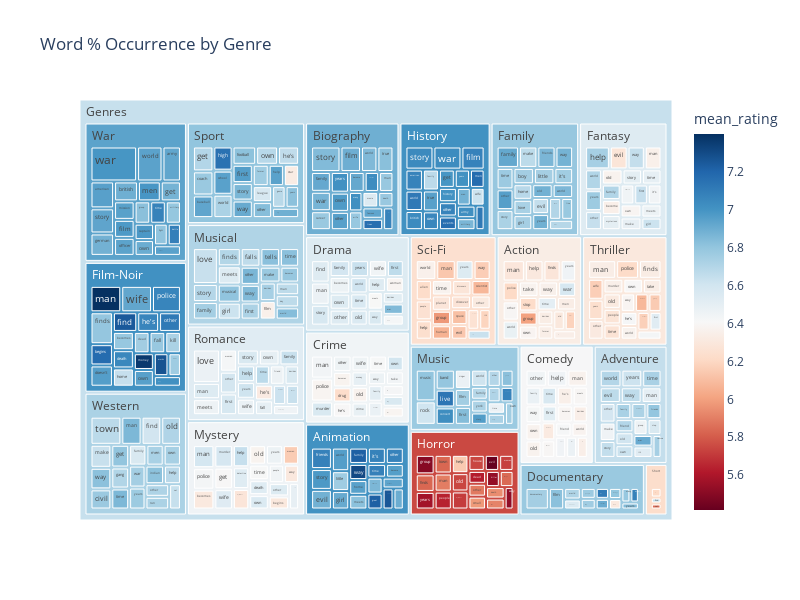

Write notebook code for a chart like this one.
### Code cell
viz.plot_treemap(height=600, common=False)

### Figure 1 — Plotly figure (JSON) as saved in the notebook; plotly's stock layout.template omitted (floating-point values rounded to 4 significant figures; data arrays with more than 128 entries replaced by an {"elided": "..."} marker saying what was removed)
{"data": [{"branchvalues": "total", "customdata": {"elided": "458x1 float values"}, "domain": {"x": [0, 1], "y": [0, 1]}, "hovertemplate": "labels=%{label}<br>%_occurrence=%{value}<br>parent=%{parent}<br>id=%{id}<br>mean_rating=%{color}<extra></extra>", "ids": {"elided": "458 str values"}, "labels": {"elided": "458 str values"}, "marker": {"coloraxis": "coloraxis", "colors": {"elided": "458 float values"}}, "name": "", "parents": {"elided": "458 str values"}, "type": "treemap", "values": {"elided": "458 float values"}}], "layout": {"coloraxis": {"colorbar": {"title": {"text": "mean_rating"}}, "colorscale": [[0, "rgb(103,0,31)"], [0.1, "rgb(178,24,43)"], [0.2, "rgb(214,96,77)"], [0.3, "rgb(244,165,130)"], [0.4, "rgb(253,219,199)"], [0.5, "rgb(247,247,247)"], [0.6, "rgb(209,229,240)"], [0.7, "rgb(146,197,222)"], [0.8, "rgb(67,147,195)"], [0.9, "rgb(33,102,172)"], [1, "rgb(5,48,97)"]]}, "height": 600, "legend": {"tracegroupgap": 0}, "title": {"text": "Word % Occurrence by Genre"}, "width": 800}}
